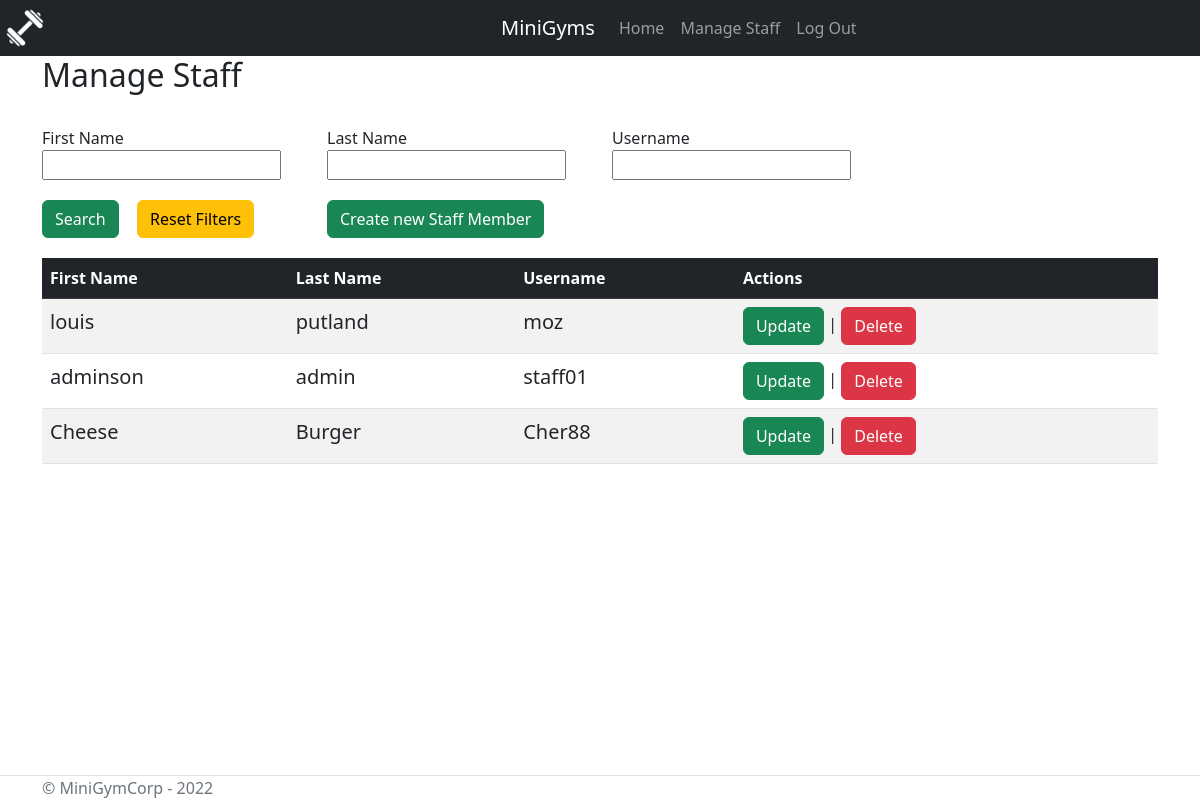
The app's page /DBWCoursework_31018059/viewStaff.php (signed in), older data.
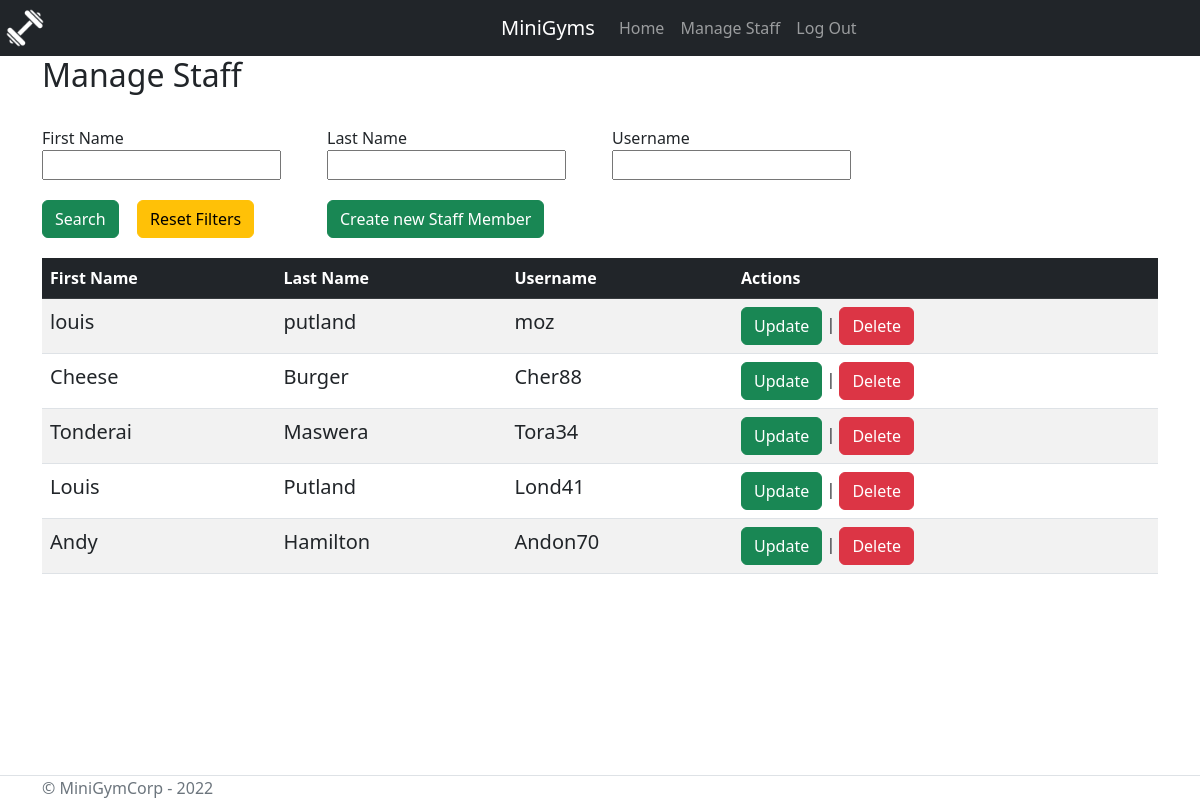
The same page, newer data.
### tables this page shows
CREATE TABLE "Staff" (
	"UserName"	TEXT NOT NULL UNIQUE,
	"firstName"	TEXT NOT NULL,
	"lastName"	TEXT NOT NULL,
	"Password"	TEXT NOT NULL,
	"Role"	TEXT NOT NULL,
	"Email"	TEXT NOT NULL,
	"Enabled"	TEXT NOT NULL DEFAULT 'true',
	PRIMARY KEY("UserName")
);

### DBWCoursework_31018059/PHP_functions/getAllStaffPHP.php (called while the page is built)
<?php
function getAllStaff()
{
    $db = new SQLite3("C:\\xampp\\courseworkDB\\Coursework.db");
    $sql = "SELECT * FROM Staff WHERE (Role = :role)";
    $stmt = $db->prepare($sql);
    $role = "Staff";
    $stmt->bindParam(":role", $role, SQLITE3_TEXT);
    $result = $stmt->execute();
    while($row = $result->fetchArray(SQLITE3_TEXT))
    {
        $arrayResult[] = $row;
    }
    return $arrayResult;
}
?>

### DBWCoursework_31018059/viewStaff.php (the view, shortened to what this page needs)
<?php
include("navbar.php");
include_once("PHP_functions/getAllStaffPHP.php");
$staff = getAllStaff();
?>
<div class="container pb-5">
    <main role="main" class="pb-3">
        <h2>Manage Staff</h2><br>
        <form method="post">
        <div class="row" style="margin-bottom:20px;">
            <div class="col-sm-3">
                <label>First Name</label><br />
                <input type="text" name="FirstName">
            </div>
            <div class="col-sm-3">
                <label>Last Name</label><br />
                <input type="text" name="LastName">
            </div>
            <div class="col-sm-3">
                <label>Username</label><br />
                <input type="text" name="Username">
            </div>
        </div>
        <div class="row" style="margin-bottom:20px;">
            <div class="col-sm-1"><button class="btn btn-success" type="submit" name="submit">Search</button></div>
            <div class="col-sm-2"><a class="btn btn-warning" href="viewCustomers.php?notPermitted=false">Reset Filters</a></div>
            <div class="col-sm-3"><a class="btn btn-success" href="createStaff.php">Create new Staff Member</a></div>
        </div>
        </form>
        <div class="col-12">
            <table class="table table-striped">
                <thead class="table-dark">
                    <th>First Name</th>
                    <th>Last Name</th>
                    <th>Username</th>
                    <th>Actions</th>
                </thead>
            <?php
                for($i=0; $i<count($staff);$i++):
            ?>
                <tr>
                    <td style="font-size:20px;"><?php echo $staff[$i]['firstName']?></td>
                    <td style="font-size:20px;"><?php echo $staff[$i]['lastName']?></td>
                    <td style="font-size:20px;"><?php echo $staff[$i]['UserName']?></td>
                    <td>
                    <a class="btn btn-success" href="updateUser.php?staff=1&username=<?php echo $staff[$i]['UserName'];?>">Update</a>
                    |
                    <a class="btn btn-danger" href="deleteUser.php?username=<?php echo $staff[$i]['UserName']."&source=staff";?>">Delete</a>
                    </td>
                </tr>
            <?php endfor;?>
                </table>
    </main>
</div>
<?php
    include("footer.php");
    ?>

### DBWCoursework_31018059/navbar.php (shortened to what this page needs)
<!DOCTYPE html>
<html lang="en">
    <head>
     <link href="style.css" rel="stylesheet">
    <link href="https://cdn.jsdelivr.net/npm/bootstrap@5.2.2/dist/css/bootstrap.min.css" rel="stylesheet">
    </head>
    <body>
        <header>
        <nav class="navbar navbar-expand-lg navbar-dark bg-dark">
            <a href="index.php"><img src="images/logo.png" height="40px" width="40px" style="margin-left:5px;"></a>
            <a class="navbar-brand" class="smallspace" href="index.php" style="margin-left:38%;">MiniGyms</a>
            <div class="collapse navbar-collapse" id="navbarNavAltMarkup">
                <div class="navbar-nav">
                    <a class="nav-item nav-link" href="index.php">Home <span class="sr-only"></span></a>
                    <?php if(isset($_SESSION["Staff"]))
                    {
                        if($_SESSION["Staff"]["Role"] == "Manager"){ ?><a class="nav-item nav-link" href="viewStaff.php">Manage Staff</a><?php ;}
                        else if($_SESSION["Staff"]["Role"] == "Staff") {?><a class="nav-item nav-link" href="viewCustomers.php">Manage Customers</a><?php ;}
                    }?>
                    <?php if(isset($_SESSION["username"])){ ?><a class="nav-item nav-link" href="?killSession">Log Out</a><?php ;}?>
                </div>
            </div>
        </nav>
        </header>
    </body>
</html>

### DBWCoursework_31018059/footer.php (shortened to what this page needs)
<html>
    <body>
        <footer class="border-top footer text-muted" style="bottom:0px; position:fixed; width:100%; text-align:left;">
            <div class="container" >
                &copy; MiniGymCorp - 2022
            </div>
        </footer>
    </body>
</html>

Row changes from the older to the newer data that the page shows:
removed staff: firstName "adminson", lastName "admin", UserName "staff01"
added staff: firstName "Tonderai", lastName "Maswera", UserName "Tora34"
added staff: firstName "Louis", lastName "Putland", UserName "Lond41"
added staff: firstName "Andy", lastName "Hamilton", UserName "Andon70"
